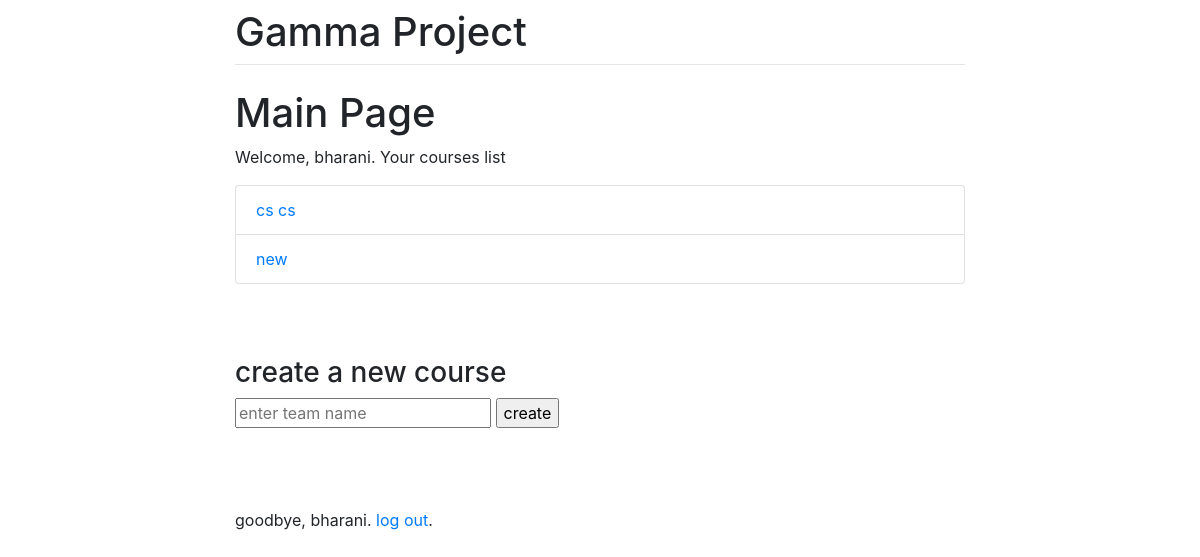
Page /blog/ (signed in) on the earlier database version.
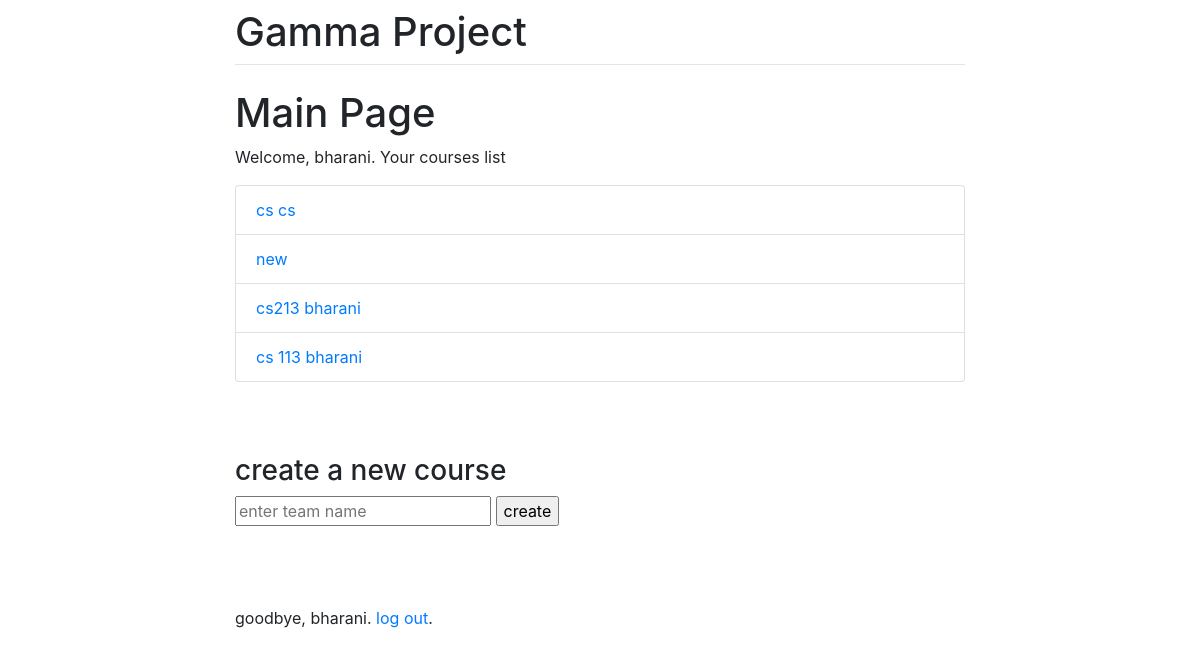
Same page on the later database version.
### bogs/models.py (models this page shows)
class Group(models.Model):
    name = models.CharField(max_length=128,primary_key=True)
    members = models.ManyToManyField(Person, through='Membership')
    messages = models.ManyToManyField(MessageForm,through='Messageship')
    prof = models.CharField(max_length=128)
    grp_name=models.CharField(max_length=128)
    bool = models.IntegerField(default=1)
    def __str__(self):
        return self.name

### bogs/views.py (the view, shortened to what this page needs)
# urls.py: path('', views.home, name='blank'),
def home(request):
    if not request.user.is_authenticated:
        return redirect('/login')
    msg=""
    a=Group.objects.filter(prof=request.user)
    print(a)
    bool=0
    for x in a:
        bool=x.bool
    return render(request,'home.html',{'courses':a,'msg':msg,'bool' : bool})

### Templates/home.html (shortened to what this page needs)
{% extends 'base.html' %}
{% load crispy_forms_tags %}
{% block content %}
<h1>Main Page</h1>
<p>Welcome, {{ user.username }}. Your courses list</p>
<div class="list-group">
{% for athlete in courses %}
    <a href= "{{ athlete }}" class="list-group-item">{{ athlete }}</a>
{% endfor %}
</div>
<br><br><br>
{% if bool %}
<h3>create a new course</h3>
<form method="post" enctype="multipart/form-data">
	<input type="text" placeholder="enter team name" name="group_name">
	<input type="submit" value="create">
</form>
<br>
<br><br>
{% endif %}
<p>goodbye, {{ user.username }}. <a href="/logout"> log out</a>.</p>
{% endblock %}

### Templates/base.html (shortened to what this page needs)
<!DOCTYPE html>
<html lang="en">
<head>
   <link rel="stylesheet" href="https://stackpath.bootstrapcdn.com/bootstrap/4.1.3/css/bootstrap.min.css">
</head>
<body>
    <div class="container">
        <div class="row justify-content-center">
          <div class="col-8">
            <h1 class="mt-2">Gamma Project</h1>
            <hr class="mt-0 mb-4">
                {% block content %}
                {%  endblock %}
          </div>
        </div>
    </div>
</body>
</html>

Differences in the rows shown:
added Group: name "cs213 bharani"
added Group: name "cs 113 bharani"
